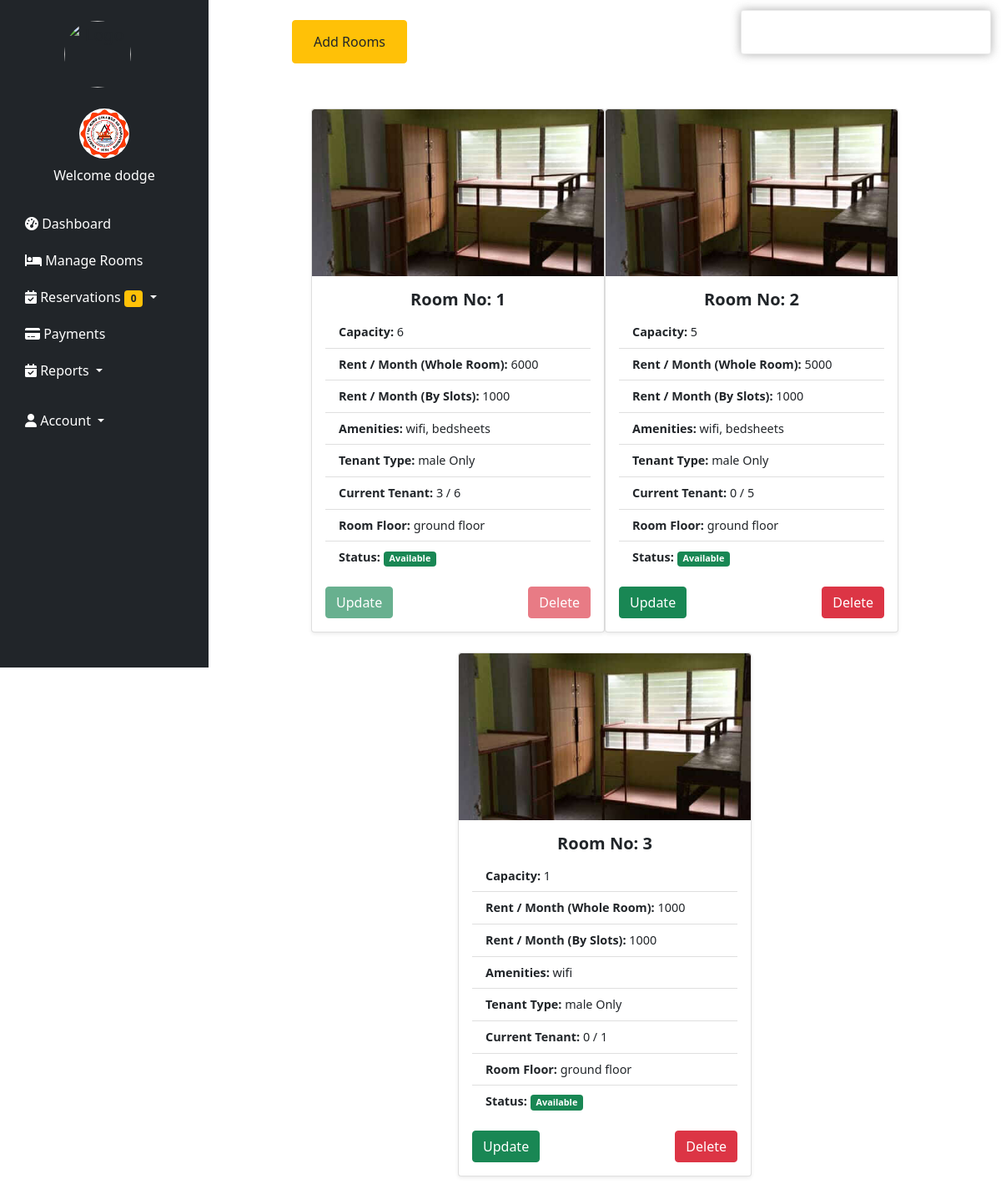
/manageroom.php (signed in), run on an earlier commit of the app's database.
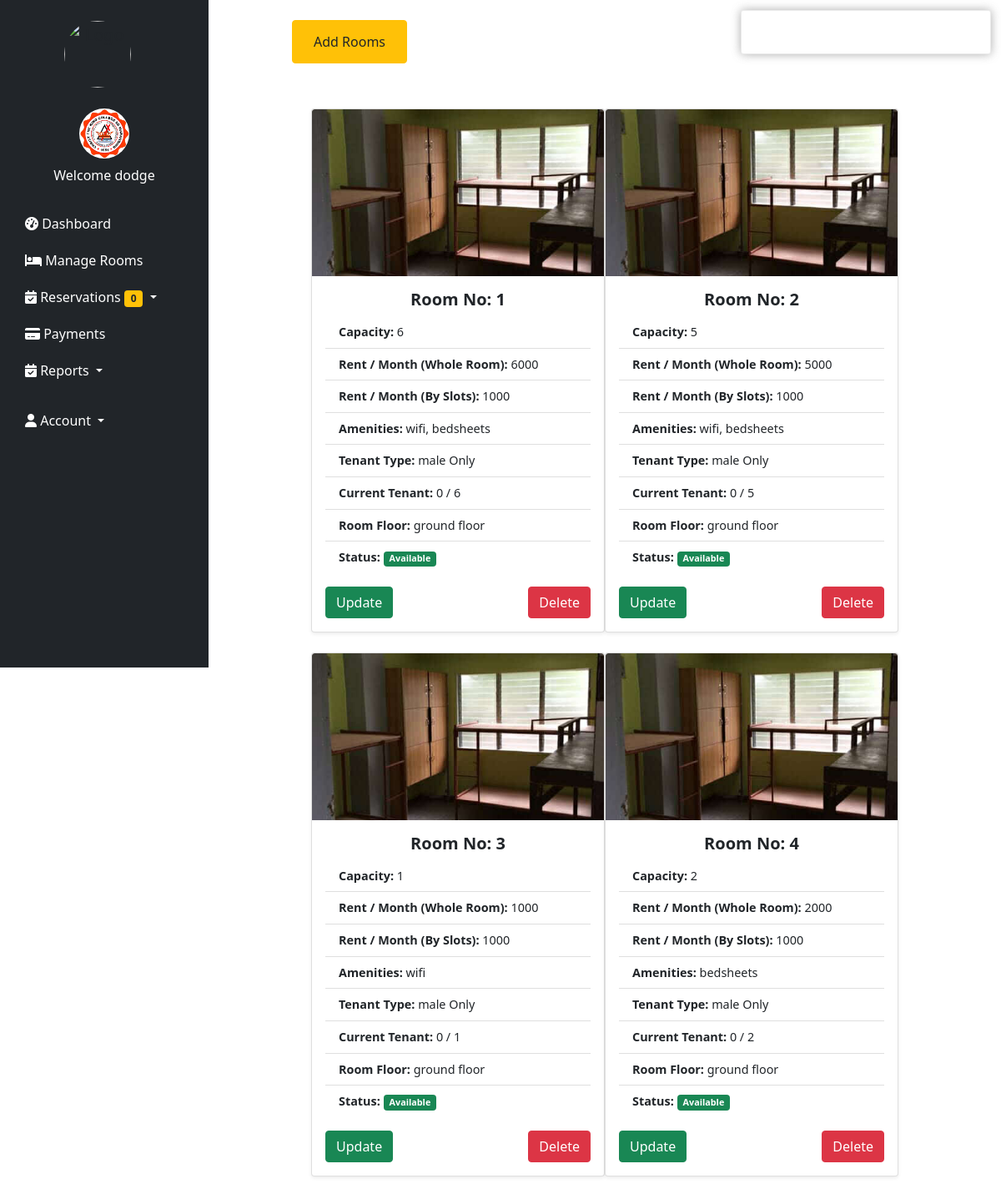
And on a later commit of the database.
### tables this page shows
CREATE TABLE `users` (
  `id` int(11) NOT NULL,
  `image` varchar(255) NOT NULL,
  `fname` varchar(50) NOT NULL,
  `lname` varchar(50) NOT NULL,
  `gender` varchar(255) NOT NULL,
  `tenant_status` varchar(255) NOT NULL,
  `school` varchar(255) NOT NULL,
  `uname` varchar(50) NOT NULL,
  `pass` varchar(50) NOT NULL,
  `role` varchar(50) NOT NULL,
  `hname` varchar(255) NOT NULL
);

CREATE TABLE `rooms` (
  `id` int(11) NOT NULL,
  `room_no` int(255) NOT NULL,
  `capacity` int(255) NOT NULL,
  `current_tenant` int(255) NOT NULL,
  `amenities` varchar(255) NOT NULL,
  `tenant_type` varchar(255) NOT NULL,
  `room_floor` varchar(255) NOT NULL,
  `price` int(255) NOT NULL,
  `slot_price` int(255) NOT NULL,
  `image` varchar(255) NOT NULL,
  `status` varchar(255) NOT NULL,
  `hname` varchar(255) NOT NULL,
  `owner` varchar(255) NOT NULL
);

### manageroom.php (the view, shortened to what this page needs)
<?php
require 'php/connection.php';
if(!empty($_SESSION["uname"]) && $_SESSION["role"] == 'landlord'){
    echo "
    <script src='jquery.min.js'></script>
    <link rel='stylesheet' href='toastr.min.css'/>
    <script src='toastr.min.js'></script>
    <script>
        $(document).ready(function() {
            " . (isset($_SESSION['login_message_displayed']) ? "toastr.success('Logged in Successfully');" : "") . "
        });
    </script>
    ";
} else {
    header('location: index.php');
}
?>
<!DOCTYPE html>
<html lang="en">
<head>
    <link href="https://cdn.jsdelivr.net/npm/bootstrap@5.0.2/dist/css/bootstrap.min.css" rel="stylesheet">
</head>
<body>
    <?php include 'navigationbar.php'; ?>
    <div class="section2">
        <button class="btn btn-warning">
            <a href="php/roomfunction.php" class="btn">Add Rooms</a>
        </button>
    </div>
    <div class="section3">
        <?php
            $hname = $_SESSION['hname'];
            $query = "SELECT * FROM rooms WHERE hname = '$hname' ORDER BY room_no";
            $result = mysqli_query($conn, $query);
            if ($result && mysqli_num_rows($result) > 0) {
                while ($fetch = mysqli_fetch_assoc($result)) {
                    $id = $fetch['id'];
                    $roomno = $fetch['room_no'];
                    $capacity = $fetch['capacity'];
                    $tenantcount = $fetch['current_tenant'];
        ?>
        <div class="card shadow-sm mb-4" style="width: 22rem;">
            <img src="<?php echo $fetch['image']; ?>" class="card-img-top" alt="Room Image" style="height: 200px; object-fit: cover;">
            <div class="card-body">
                <h5 class="card-title text-center"><strong>Room No:</strong> <?php echo $roomno; ?></h5>
                <ul class="list-group list-group-flush">
                    <li class="list-group-item"><strong>Capacity:</strong> <?php echo $capacity; ?></li>
                    <li class="list-group-item"><strong>Rent / Month (Whole Room):</strong> <?php echo $fetch['price']; ?></li>
                    <li class="list-group-item"><strong>Rent / Month (By Slots):</strong> <?php echo $fetch['slot_price']; ?></li>
                    <li class="list-group-item"><strong>Amenities:</strong> <?php echo $fetch['amenities']; ?></li>
                    <li class="list-group-item"><strong>Tenant Type:</strong> <?php echo $fetch['tenant_type']; ?> Only</li>
                    <li class="list-group-item"><strong>Current Tenant:</strong> <?php echo $tenantcount; ?> / <?php echo $capacity; ?></li>
                    <li class="list-group-item"><strong>Room Floor:</strong> <?php echo $fetch['room_floor']; ?></li>
                    <li class="list-group-item"><strong>Status:</strong>
                        <span class="badge bg-<?php echo $fetch['status'] === 'Full' ? 'danger' : 'success'; ?>">
                            <?php echo $fetch['status']; ?>
                        </span>
                    </li>
                </ul>
                <div class="d-flex justify-content-between mt-3">
                    <button
                        data-action="update"
                        data-id="<?php echo $id; ?>"
                        class="btn btn-success action-button"
                        <?php echo $tenantcount > 0 ? 'disabled' : ''; ?>
                    >
                        Update
                    </button>
                    <button
                        data-action="delete"
                        data-id="<?php echo $id; ?>"
                        class="btn btn-danger action-button"
                        <?php echo $tenantcount > 0 ? 'disabled' : ''; ?>
                    >
                        Delete
                    </button>
                </div>
            </div>
        </div>
        <?php } } ?>
    </div>
</body>
</html>

### navigationbar.php (shortened to what this page needs)
<?php
require 'php/connection.php';
?>
<?php
        if(!empty($_SESSION['uname'])){
            $uname = $_SESSION['uname'];
            $query = "select * from users where uname = '$uname'";
            $result = mysqli_query($conn, $query);
            $fetch = mysqli_fetch_assoc($result);
        }
        $hname = $_SESSION['hname'];
        $query = "SELECT COUNT(*) AS new_reservations FROM reservation WHERE hname = '$hname' AND res_stat = 'Pending'";
        $result = mysqli_query($conn, $query);
        $row = mysqli_fetch_assoc($result);
        $newReservations = $row['new_reservations'];
    ?>
<!DOCTYPE html>
<html lang="en">
<head>
    <link href="https://cdn.jsdelivr.net/npm/bootstrap@5.0.2/dist/css/bootstrap.min.css" rel="stylesheet">
    <link href="https://cdnjs.cloudflare.com/ajax/libs/font-awesome/6.0.0-beta3/css/all.min.css" rel="stylesheet">
</head>
<body>
    <nav class="sidebar bg-dark">
        <div class="navbar-brand text-center">
            <img src="/bhrm-main/images/0.png" alt="Logo">
        </div>
        <ul class="nav flex-column">
            <li class="nav-item text-center mb-4">
                <img class="rounded-circle mb-2" src="/bhrm-main/<?php echo $fetch['image'] ?? 'default.png'; ?>" alt="Profile" width="60" height="60">
                <span class="d-block text-white">Welcome <?php echo $fetch['fname'] ?? 'Guest'; ?></span>
            </li>
            <li class="nav-item">
                <a class="nav-link" href="/bhrm-main/dashboard.php">
                    <i class="fas fa-tachometer-alt"></i> Dashboard
                </a>
            </li>
            <li class="nav-item">
                <a class="nav-link" href="/bhrm-main/manageroom.php">
                    <i class="fas fa-bed"></i> Manage Rooms
                </a>
            </li>
            <li class="nav-item dropdown">
                <a class="nav-link dropdown-toggle" href="#" id="reservationMenu" role="button" data-bs-toggle="dropdown" aria-expanded="false">
                    <i class="fas fa-calendar-check"></i> Reservations <span class="badge bg-warning text-dark"><?php echo $newReservations; ?></span>
                </a>
            </li>
            <li class="nav-item">
                <a class="nav-link" href="/bhrm-main/payment.php">
                    <i class="fas fa-credit-card"></i> Payments
                </a>
            </li>
            <li class="nav-item dropdown">
                <a class="nav-link dropdown-toggle" href="#" id="reservationMenu" role="button" data-bs-toggle="dropdown" aria-expanded="false">
                    <i class="fas fa-calendar-check"></i> Reports
                </a>
            </li>
            <li class="nav-item dropdown mt-3">
                <a class="nav-link text-white dropdown-toggle" href="#" id="userMenu" role="button" data-bs-toggle="dropdown">
                    <i class="fas fa-user"></i> Account
                </a>
            </li>
        </ul>
    </nav>
</body>
</html>

### manageroom.php (style rules this page uses)
* { margin: 0; padding: 0; box-sizing: border-box; }
body { margin-left: 220px; }
.section2 { height: 100px; display: flex; justify-content: left; align-items: center; margin: 0 100px; animation: fadeIn 1s ease-in-out; }
.section2 .btn { animation: bounceIn 1s ease; }
.section3 { display: flex; flex-wrap: wrap; justify-content: center; padding: 30px; animation: fadeIn 1s ease-in-out; }
.card { border-radius: 12px; overflow: hidden; transition: all 0.3s ease-in-out; }
.card-title { font-size: 1.25rem; font-weight: bold; }
.list-group-item { font-size: 0.9rem; color: #333; }
.badge { font-size: 0.9rem; padding: 0.5em; }
.btn { padding: 10px 20px; border-radius: 5px; cursor: pointer; }

### navigationbar.php (style rules this page uses)
body { margin-left: 250px; transition: margin-left 0.3s ease; background-color: white; }
.sidebar { position: fixed; top: 0; left: 0; height: 100vh; width: 250px; background-color: #343a40; padding: 20px 15px; z-index: 1000; overflow-y: auto; transition: all 0.3s ease; }
.sidebar .navbar-brand img { width: 80px; height: 80px; border-radius: 50%; margin-bottom: 20px; }
.sidebar .nav-link { color: white; display: block; font-size: 16px; padding: 10px 15px; border-radius: 5px; transition: all 0.3s ease; }

What changed in the data, as far as the page shows it:
changed rooms (number 1 of 4 on the later page): current_tenant "3" → "0"
added rooms: image (picture), room_no "4", capacity "2", price "2000", slot_price "1000", amenities "bedsheets", tenant_type "male", current_tenant "0", room_floor "ground floor", status "Available"
